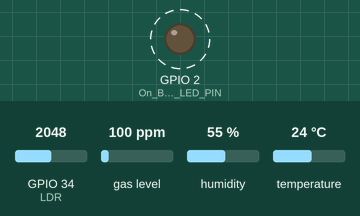
The sketch below on a simulated ESP32. Parts: output pins drawn as LEDs (lit = HIGH). Dashed ring = blinking. Inputs (shaded band) come from the test bench; at power-on: GPIO 34 (LDR) = 2048, gas level 100 ppm, humidity 55 %, temperature 24 °C. WiFi joins after 1.5 s; servers stay silent unless stated; uploads are accepted with an empty reply; what the sketch prints to the serial monitor is not drawn.

Above: at 2.5 s.
Timing chart, 0 to 6.6 s (numbered marks = the images above):
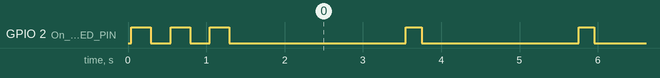

The sketch:

safemed_esp32_node.ino
```cpp
// -------------------- Wi-Fi Define Start ----------------
#include "WiFi.h"
#include <HTTPClient.h>
#define On_Board_LED_PIN  2

const char* ssid = "Bandit enters the room";
const char* password = "handitbeeler";

String Web_App_URL = "https://script.google.com/macros/s/AKfycbw14YklddZl3TtGWyYIaP7Tx_abE2177npgNJXs-BzLdlcv3eFI0ihVNdasZO_cKktjOg/exec";
float T;
float H;
float S;
float L;
// -------------------- Wi-Fi Define End ----------------

// -------------------- MQ-2 Define Start ----------------
#include <MQUnifiedsensor.h>
#define         Board                   ("ESP-32")
#define         Pin                     (35)
#define         Type                    ("MQ-2")
#define         Voltage_Resolution      (5)
#define         ADC_Bit_Resolution      (12)
#define         RatioMQ2CleanAir        (9.83)

float gas;
MQUnifiedsensor MQ2(Board, Voltage_Resolution, ADC_Bit_Resolution, Pin, Type);
// -------------------- MQ-2 Define End ----------------

// ---------- DHT11 Init Start ----------
#include <Adafruit_Sensor.h>
#include <DHT.h>
#include <DHT_U.h>
#define DHTPIN 23
#define DHTTYPE DHT11
DHT_Unified dht(DHTPIN, DHTTYPE);
uint32_t delayMS;
float temp;
float humid;
// ---------- DHT11 Init End ----------

// ---------- LDR Init Start ----------
#define LDR 34
float intensity;
// ---------- LDR Init End ----------

void setup() {
  Serial.begin(9600);

  // ----- Wi-Fi Setup Start ---------
  pinMode(On_Board_LED_PIN, OUTPUT);
  // Set Wifi to STA mode
  Serial.println();
  Serial.println("-------------");
  Serial.println("WIFI mode : STA");
  WiFi.mode(WIFI_STA);
  Serial.println("-------------");
  // Connect to Wi-Fi (STA).
  Serial.println();
  Serial.println("------------");
  Serial.print("Connecting to ");
  Serial.println(ssid);
  WiFi.begin(ssid, password);

  int connecting_process_timed_out = 20; //--> 20 = 20 seconds.
  connecting_process_timed_out = connecting_process_timed_out * 2;
  while (WiFi.status() != WL_CONNECTED) {
    Serial.print(".");
    digitalWrite(On_Board_LED_PIN, HIGH);
    delay(250);
    digitalWrite(On_Board_LED_PIN, LOW);
    delay(250);
    if (connecting_process_timed_out > 0) connecting_process_timed_out--;
    if (connecting_process_timed_out == 0) {
      delay(1000);
      ESP.restart();
    }
  }
  digitalWrite(On_Board_LED_PIN, LOW);
  Serial.println("WiFi connected");
  // ----- Wi-Fi Setup End ---------

  // ---------- MQ-2 Setup Start ----------
  MQ2.setRegressionMethod(1);
  MQ2.setA(36974); MQ2.setB(-3.109);
  /*
    Exponential regression:
    Gas    | a      | b
    H2     | 987.99 | -2.162
    LPG    | 574.25 | -2.222
    CO     | 36974  | -3.109
    Alcohol| 3616.1 | -2.675
    Propane| 658.71 | -2.168
  */
  MQ2.init();
  float calcR0 = 0;
  for(int i = 1; i<=10; i ++)
  {
    MQ2.update();
    calcR0 += MQ2.calibrate(RatioMQ2CleanAir);
  }
  MQ2.setR0(calcR0/10);
  MQ2.serialDebug(true);
  // ---------- MQ-2 Setup End ----------

  // ---------- DHT11 Setup Start ----------
  dht.begin();
  sensor_t sensor;
  dht.temperature().getSensor(&sensor);
  dht.humidity().getSensor(&sensor);
  delayMS = sensor.min_delay / 1000;
  // ---------- DHT11 Setup End ----------

  // ---------- LDR Setup Start ----------
  pinMode(LDR, INPUT);
  // ---------- LDR Setup End ----------
}

void loop() {

  // ---------- DHT11 Loop Start ----------
  delay(delayMS);
  sensors_event_t event;
  dht.temperature().getEvent(&event);
  temp = event.temperature;
  dht.humidity().getEvent(&event);
  humid = event.relative_humidity;
  // ---------- DHT11 Loop End ----------

  // ---------- LDR Loop Start ----------
  intensity = analogRead(LDR);
  // ---------- LDR Loop End ----------

  // ---------- MQ-2 Loop Start ----------
  MQ2.update();
  gas = MQ2.readSensor();
  // ---------- MQ-2 Loop End ----------

  // ----- Wi-Fi Loop Start ---------
  if (WiFi.status() == WL_CONNECTED) {
    digitalWrite(On_Board_LED_PIN, HIGH);

    // Create a URL for sending or writing data to Google Sheets.
    T = temp;
    H = humid;
    // S = gas;
    L = intensity;
    String Send_Data_URL = Web_App_URL + "?sts=write" + "&temp=" + T + "&humid=" + H + "&lux=" + L;

    // Initialize HTTPClient as "http".
    HTTPClient http;
    // HTTP GET Request.
    http.begin(Send_Data_URL.c_str());
    http.setFollowRedirects(HTTPC_STRICT_FOLLOW_REDIRECTS);
    // Gets the HTTP status code.
    int httpCode = http.GET();
    Serial.print("HTTP Status Code : ");
    Serial.println(httpCode);
    // Getting response from google sheets.
    String payload;
    if (httpCode > 0) {
      payload = http.getString();
      Serial.println("Payload : " + payload);
    }

    http.end();

    digitalWrite(On_Board_LED_PIN, LOW);
  }
  // ----- Wi-Fi Loop End ---------
}
```

Measured:
- by itself, GPIO 2 (On_Board_LED_PIN): moves between LOW and HIGH, repeating every 57.3 s
